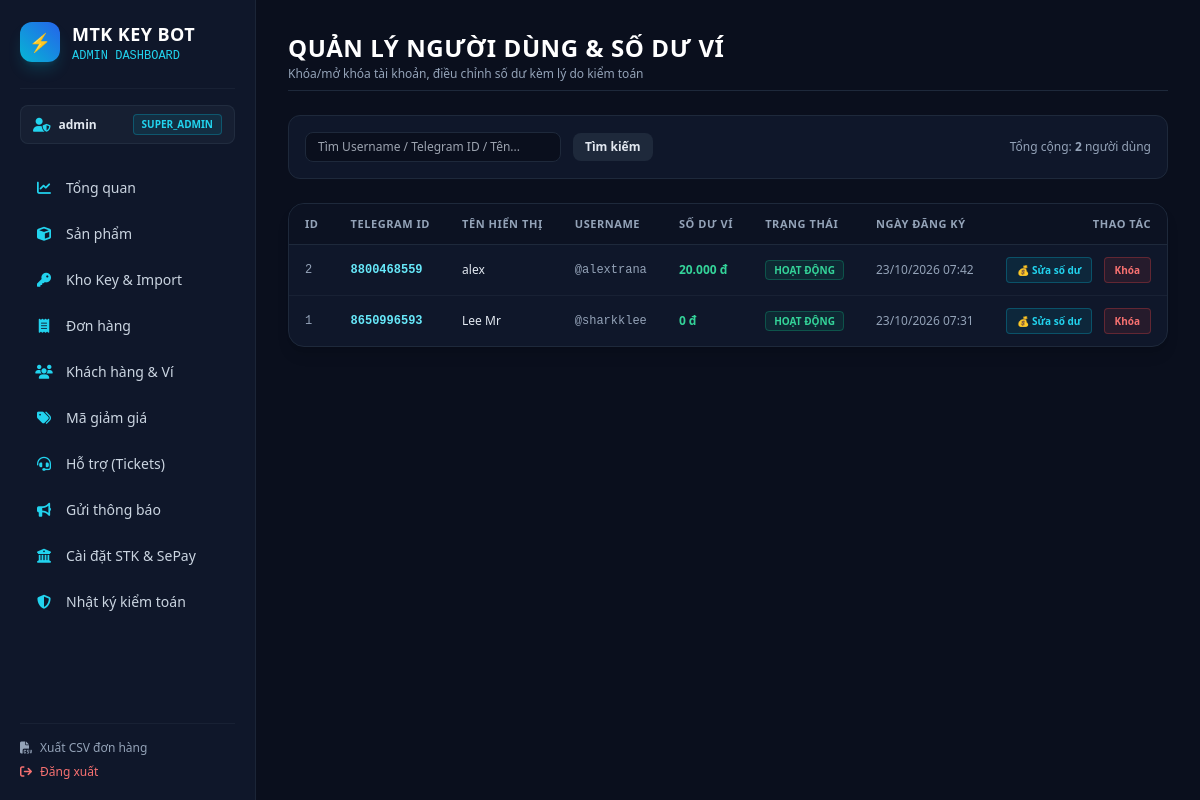
/admin/users (signed in), run on the app's committed database.
### app/database/models.py (models this page shows)
class Base(DeclarativeBase):
    pass

class AdminUser(Base):
    __tablename__ = "admin_users"
    id: Mapped[int] = mapped_column(Integer, primary_key=True, autoincrement=True)
    username: Mapped[str] = mapped_column(String(64), unique=True, index=True, nullable=False)
    hashed_password: Mapped[str] = mapped_column(String(255), nullable=False)
    role: Mapped[AdminRole] = mapped_column(
        SQLEnum(AdminRole), default=AdminRole.SUPPORT, nullable=False
    )
    is_active: Mapped[bool] = mapped_column(Boolean, default=True, nullable=False)
    created_at: Mapped[datetime] = mapped_column(DateTime, default=utc_now, nullable=False)
    updated_at: Mapped[datetime] = mapped_column(DateTime, default=utc_now, onupdate=utc_now, nullable=False)

class User(Base):
    __tablename__ = "users"
    id: Mapped[int] = mapped_column(Integer, primary_key=True, autoincrement=True)
    telegram_id: Mapped[int] = mapped_column(BigInteger, unique=True, index=True, nullable=False)
    username: Mapped[Optional[str]] = mapped_column(String(64), nullable=True)
    full_name: Mapped[Optional[str]] = mapped_column(String(128), nullable=True)
    balance: Mapped[int] = mapped_column(BigInteger, default=0, nullable=False)
    is_banned: Mapped[bool] = mapped_column(Boolean, default=False, nullable=False)
    referred_by_id: Mapped[Optional[int]] = mapped_column(Integer, ForeignKey("users.id"), nullable=True)
    created_at: Mapped[datetime] = mapped_column(DateTime, default=utc_now, nullable=False)
    updated_at: Mapped[datetime] = mapped_column(DateTime, default=utc_now, onupdate=utc_now, nullable=False)
    __table_args__ = (
        CheckConstraint("balance >= 0", name="check_positive_balance"),
    )
    orders: Mapped[List["Order"]] = relationship("Order", back_populates="user", cascade="all, delete-orphan")
    wallet_transactions: Mapped[List["WalletTransaction"]] = relationship("WalletTransaction", back_populates="user")
    keys: Mapped[List["KeyInventory"]] = relationship("KeyInventory", foreign_keys="KeyInventory.buyer_telegram_id", primaryjoin="User.telegram_id==KeyInventory.buyer_telegram_id")
    support_tickets: Mapped[List["SupportTicket"]] = relationship("SupportTicket", back_populates="user")

### app/admin/routes.py (the view)
@router.get("/users", response_class=HTMLResponse)
async def users_page(
    request: Request,
    search: Optional[str] = None,
    admin: AdminUser = Depends(get_current_admin),
    session: AsyncSession = Depends(get_db),
):
    users, total = await UserService.list_users(session=session, page=1, limit=100, search=search)
    for u in users:
        u.balance_formatted = format_vnd(u.balance)
    return templates.TemplateResponse(
        "users.html",
        {
            "request": request,
            "admin": admin,
            "users": users,
            "total_users": total,
            "search_query": search,
        },
    )

### app/admin/templates/users.html (shortened to what this page needs)
{% extends "base.html" %}
{% block content %}
<div class="space-y-6">
    <div class="flex flex-col sm:flex-row sm:items-center sm:justify-between gap-4 pb-2 border-b border-navy-700">
        <div>
            <h2 class="text-2xl font-black text-white tracking-wide">QUẢN LÝ NGƯỜI DÙNG & SỐ DƯ VÍ</h2>
            <p class="text-xs text-slate-400 mt-0.5">Khóa/mở khóa tài khoản, điều chỉnh số dư kèm lý do kiểm toán</p>
        </div>
    </div>
    <div class="bg-navy-800 border border-navy-700 rounded-xl p-4 flex flex-wrap gap-3 items-center justify-between text-xs">
        <form method="GET" action="/admin/users" class="flex flex-wrap gap-3 items-center flex-1">
            <input type="text" name="search" value="{{ search_query or '' }}" placeholder="Tìm Username / Telegram ID / Tên..."
                   class="px-3 py-1.5 bg-navy-900 border border-navy-700 rounded-lg text-slate-200 w-64">
            <button type="submit" class="px-3 py-1.5 bg-navy-700 hover:bg-navy-600 rounded-lg text-slate-200 font-semibold transition">
                Tìm kiếm
            </button>
        </form>
        <span class="text-slate-400">Tổng cộng: <b>{{ total_users }}</b> người dùng</span>
    </div>
    <div class="bg-navy-800 border border-navy-700 rounded-2xl shadow-lg overflow-hidden">
        <div class="overflow-x-auto">
            <table class="w-full text-left text-xs text-slate-300">
                <thead class="text-[11px] uppercase tracking-wider text-slate-400 bg-navy-900/60 border-b border-navy-700">
                    <tr>
                        <th class="py-3 px-4">ID</th>
                        <th class="py-3 px-4">Telegram ID</th>
                        <th class="py-3 px-4">Tên hiển thị</th>
                        <th class="py-3 px-4">Username</th>
                        <th class="py-3 px-4">Số dư ví</th>
                        <th class="py-3 px-4">Trạng thái</th>
                        <th class="py-3 px-4">Ngày đăng ký</th>
                        <th class="py-3 px-4 text-right">Thao tác</th>
                    </tr>
                </thead>
                <tbody class="divide-y divide-navy-700/60">
                    {% for u in users %}
                    <tr class="hover:bg-navy-700/30 transition">
                        <td class="py-3 px-4 font-mono text-slate-400">{{ u.id }}</td>
                        <td class="py-3 px-4 font-mono font-bold text-cyan-300">{{ u.telegram_id }}</td>
                        <td class="py-3 px-4 text-slate-200">{{ u.full_name or 'N/A' }}</td>
                        <td class="py-3 px-4 font-mono text-slate-400">@{{ u.username or 'N/A' }}</td>
                        <td class="py-3 px-4 font-bold text-emerald-400">{{ u.balance_formatted }}</td>
                        <td class="py-3 px-4">
                            {% if u.is_banned %}
                                <span class="px-2 py-0.5 rounded text-[10px] font-bold bg-red-500/10 text-red-400 border border-red-500/30">BỊ KHÓA</span>
                            {% else %}
                                <span class="px-2 py-0.5 rounded text-[10px] font-bold bg-emerald-500/10 text-emerald-400 border border-emerald-500/30">HOẠT ĐỘNG</span>
                            {% endif %}
                        </td>
                        <td class="py-3 px-4 text-slate-400">{{ u.created_at.strftime('%d/%m/%Y %H:%M') }}</td>
                        <td class="py-3 px-4 text-right space-x-2">
                            <button onclick="openAdjustBalanceModal({{ u.id }}, '{{ u.telegram_id }}', {{ u.balance }})"
                                    class="px-2.5 py-1 rounded bg-cyan-500/10 hover:bg-cyan-500/20 text-cyan-400 border border-cyan-500/30 text-[10px] font-bold transition">
                                💰 Sửa số dư
                            </button>
                            <form method="POST" action="/admin/users/{{ u.id }}/toggle-ban" class="inline"
                                  onsubmit="return confirm('Bạn có chắc chắn muốn thay đổi trạng thái khóa của người dùng này?')">
                                <button type="submit" class="px-2.5 py-1 rounded {% if u.is_banned %}bg-emerald-500/10 text-emerald-400 border border-emerald-500/30{% else %}bg-red-500/10 text-red-400 border border-red-500/30{% endif %} text-[10px] font-bold transition">
                                    {% if u.is_banned %}Mở khóa{% else %}Khóa{% endif %}
                                </button>
                            </form>
                        </td>
                    </tr>
                    {% endfor %}
                </tbody>
            </table>
        </div>
    </div>
</div>
{% endblock %}

### app/admin/templates/base.html (shortened to what this page needs)
<!DOCTYPE html>
<html lang="vi" class="dark">
<head>
    <script src="https://cdn.tailwindcss.com"></script>
    <link rel="stylesheet" href="https://cdnjs.cloudflare.com/ajax/libs/font-awesome/6.5.1/css/all.min.css" />
</head>
<body class="bg-navy-900 text-slate-100 min-h-screen flex flex-col md:flex-row antialiased">
    <aside id="sidebar" class="hidden md:flex flex-col w-64 bg-navy-800 border-r border-navy-700/80 p-5 shrink-0 min-h-screen">
        <div class="flex items-center space-x-3 pb-6 border-b border-navy-700/60">
            <div class="w-10 h-10 rounded-xl bg-gradient-to-tr from-cyan-500 to-blue-600 flex items-center justify-center font-black text-white text-lg shadow-lg shadow-cyan-500/20">
                ⚡
            </div>
            <div>
                <h1 class="font-extrabold text-lg text-white tracking-wide">MTK KEY BOT</h1>
                <p class="text-xs text-cyan-400 font-mono">ADMIN DASHBOARD</p>
            </div>
        </div>
        {% if admin %}
        <div class="mt-4 px-3 py-2 bg-navy-700/50 rounded-lg border border-navy-600/40 flex items-center justify-between">
            <div class="flex items-center space-x-2">
                <i class="fa-solid fa-user-shield text-cyan-400 text-sm"></i>
                <span class="text-xs font-semibold text-slate-200">{{ admin.username }}</span>
            </div>
            <span class="text-[10px] font-bold uppercase px-2 py-0.5 rounded bg-cyan-500/10 text-cyan-400 border border-cyan-500/30">
                {{ admin.role.value }}
            </span>
        </div>
        {% endif %}
        <nav class="mt-6 flex-1 space-y-1.5 text-sm font-medium">
            <a href="/admin/dashboard" class="flex items-center space-x-3 px-3.5 py-2.5 rounded-lg text-slate-300 hover:bg-navy-700/80 hover:text-cyan-400 transition-all">
                <i class="fa-solid fa-chart-line w-5 text-center text-cyan-400"></i>
                <span>Tổng quan</span>
            </a>
            <a href="/admin/products" class="flex items-center space-x-3 px-3.5 py-2.5 rounded-lg text-slate-300 hover:bg-navy-700/80 hover:text-cyan-400 transition-all">
                <i class="fa-solid fa-cube w-5 text-center text-cyan-400"></i>
                <span>Sản phẩm</span>
            </a>
            <a href="/admin/inventory" class="flex items-center space-x-3 px-3.5 py-2.5 rounded-lg text-slate-300 hover:bg-navy-700/80 hover:text-cyan-400 transition-all">
                <i class="fa-solid fa-key w-5 text-center text-cyan-400"></i>
                <span>Kho Key & Import</span>
            </a>
            <a href="/admin/orders" class="flex items-center space-x-3 px-3.5 py-2.5 rounded-lg text-slate-300 hover:bg-navy-700/80 hover:text-cyan-400 transition-all">
                <i class="fa-solid fa-receipt w-5 text-center text-cyan-400"></i>
                <span>Đơn hàng</span>
            </a>
            <a href="/admin/users" class="flex items-center space-x-3 px-3.5 py-2.5 rounded-lg text-slate-300 hover:bg-navy-700/80 hover:text-cyan-400 transition-all">
                <i class="fa-solid fa-users w-5 text-center text-cyan-400"></i>
                <span>Khách hàng & Ví</span>
            </a>
            <a href="/admin/discounts" class="flex items-center space-x-3 px-3.5 py-2.5 rounded-lg text-slate-300 hover:bg-navy-700/80 hover:text-cyan-400 transition-all">
                <i class="fa-solid fa-tags w-5 text-center text-cyan-400"></i>
                <span>Mã giảm giá</span>
            </a>
            <a href="/admin/tickets" class="flex items-center space-x-3 px-3.5 py-2.5 rounded-lg text-slate-300 hover:bg-navy-700/80 hover:text-cyan-400 transition-all">
                <i class="fa-solid fa-headset w-5 text-center text-cyan-400"></i>
                <span>Hỗ trợ (Tickets)</span>
            </a>
            <a href="/admin/broadcast" class="flex items-center space-x-3 px-3.5 py-2.5 rounded-lg text-slate-300 hover:bg-navy-700/80 hover:text-cyan-400 transition-all">
                <i class="fa-solid fa-bullhorn w-5 text-center text-cyan-400"></i>
                <span>Gửi thông báo</span>
            </a>
            <a href="/admin/bank-settings" class="flex items-center space-x-3 px-3.5 py-2.5 rounded-lg text-slate-300 hover:bg-navy-700/80 hover:text-cyan-400 transition-all">
                <i class="fa-solid fa-building-columns w-5 text-center text-cyan-400"></i>
                <span>Cài đặt STK & SePay</span>
            </a>
            <a href="/admin/audit-logs" class="flex items-center space-x-3 px-3.5 py-2.5 rounded-lg text-slate-300 hover:bg-navy-700/80 hover:text-cyan-400 transition-all">
                <i class="fa-solid fa-shield-halved w-5 text-center text-cyan-400"></i>
                <span>Nhật ký kiểm toán</span>
            </a>
        </nav>
        <div class="pt-4 border-t border-navy-700/60 space-y-2">
            <a href="/admin/export/orders.csv" class="flex items-center space-x-2 text-xs text-slate-400 hover:text-cyan-400 transition">
                <i class="fa-solid fa-file-csv"></i>
                <span>Xuất CSV đơn hàng</span>
            </a>
            <a href="/admin/logout" class="flex items-center space-x-2 text-xs text-red-400 hover:text-red-300 transition">
                <i class="fa-solid fa-arrow-right-from-bracket"></i>
                <span>Đăng xuất</span>
            </a>
        </div>
    </aside>
    <main class="flex-1 p-6 md:p-8 overflow-y-auto">
        {% block content %}{% endblock %}
    </main>
</body>
</html>

### app/admin/templates/base.html (style rules this page uses)
body { font-family: system-ui, -apple-system, BlinkMacSystemFont, 'Segoe UI', Roboto, Oxygen, Ubuntu, Cantarell, sans-serif; }

### data on the page
AdminUser: username "admin", role.value "SUPER_ADMIN"
User: id "2", telegram_id "8800468559", full_name "alex", username "alextrana", balance_formatted "20.000 đ", is_banned "HOẠT ĐỘNG", created_at "23/10/2026 07:42"
User: id "1", telegram_id "8650996593", full_name "Lee Mr", username "sharkklee", balance_formatted "0 đ", is_banned "HOẠT ĐỘNG", created_at "23/10/2026 07:31"

### other printed values
{{ total_users }} "2"
